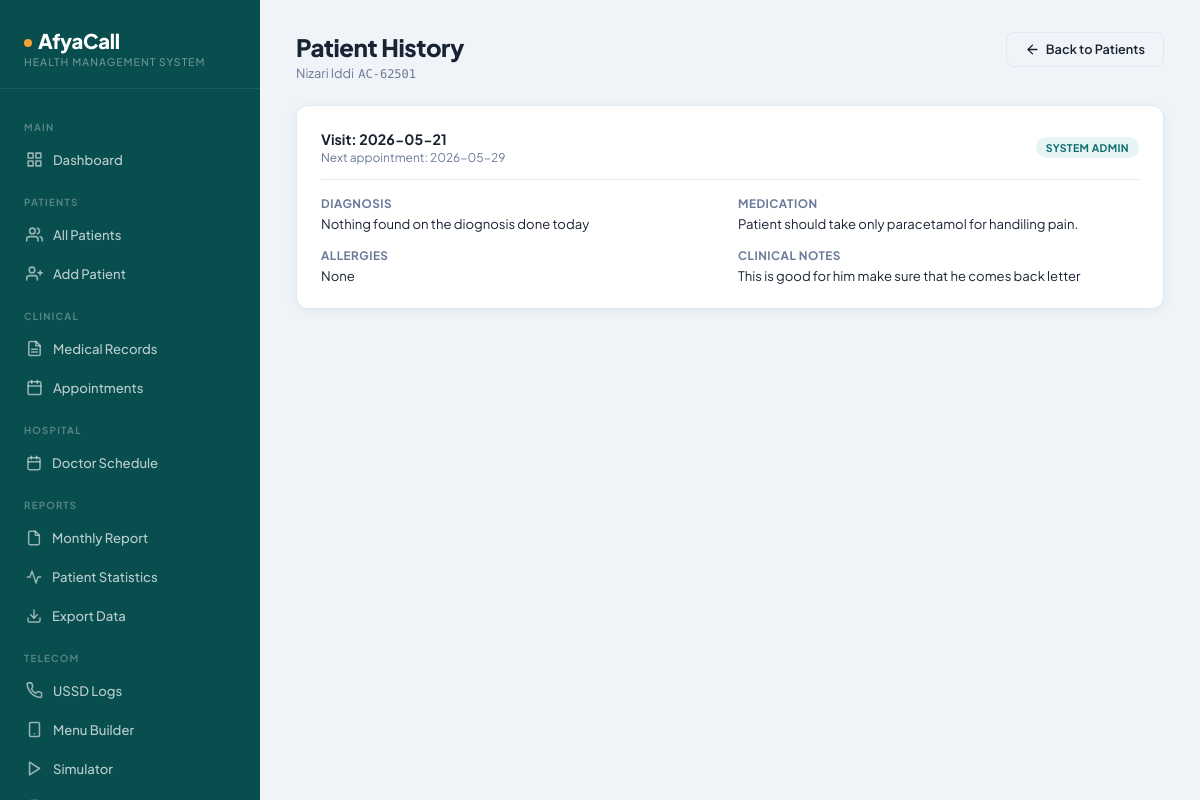
The app's page /medical_records/patient_history.php?id=1 (signed in) with its own data.
### tables this page shows
CREATE TABLE `patients` (
  `id` int NOT NULL AUTO_INCREMENT,
  `patient_code` varchar(20) NOT NULL,
  `full_name` varchar(100) NOT NULL,
  `gender` enum('Male','Female') NOT NULL,
  `date_of_birth` date DEFAULT NULL,
  `phone` varchar(20) DEFAULT NULL,
  `address` text,
  `blood_group` varchar(5) DEFAULT NULL,
  `emergency_contact` varchar(20) DEFAULT NULL,
  `registered_by` int DEFAULT NULL,
  `created_at` timestamp NULL DEFAULT CURRENT_TIMESTAMP,
  PRIMARY KEY (`id`),
  UNIQUE KEY `patient_code` (`patient_code`),
  UNIQUE KEY `phone` (`phone`),
  KEY `registered_by` (`registered_by`),
  KEY `idx_patient_code` (`patient_code`),
  KEY `idx_phone` (`phone`),
  CONSTRAINT `patients_ibfk_1` FOREIGN KEY (`registered_by`) REFERENCES `admins` (`id`)
);

CREATE TABLE `medical_records` (
  `id` int NOT NULL AUTO_INCREMENT,
  `patient_id` int NOT NULL,
  `diagnosis` text NOT NULL,
  `medication` text,
  `allergies` text,
  `notes` text,
  `visit_date` date DEFAULT NULL,
  `next_appointment` date DEFAULT NULL,
  `recorded_by` int DEFAULT NULL,
  `created_at` timestamp NULL DEFAULT CURRENT_TIMESTAMP,
  PRIMARY KEY (`id`),
  KEY `patient_id` (`patient_id`),
  KEY `recorded_by` (`recorded_by`),
  CONSTRAINT `medical_records_ibfk_1` FOREIGN KEY (`patient_id`) REFERENCES `patients` (`id`),
  CONSTRAINT `medical_records_ibfk_2` FOREIGN KEY (`recorded_by`) REFERENCES `admins` (`id`)
);

### medical_records/patient_history.php (the view, shortened to what this page needs)
<?php
include("../config/database.php");
$patient_id = $_GET['id'];
$patient_query = "SELECT * FROM patients WHERE id='$patient_id'";
$patient_result = mysqli_query($conn, $patient_query);
$patient = mysqli_fetch_assoc($patient_result);
$query = "
SELECT
    medical_records.*,
    admins.full_name AS doctor_name
FROM medical_records
INNER JOIN admins ON medical_records.recorded_by = admins.id
WHERE patient_id='$patient_id'
ORDER BY visit_date DESC
";
$result = mysqli_query($conn, $query);
?>
<?php include("../includes/header.php"); ?>
<div class="app-wrapper">
    <?php include("../includes/sidebar.php"); ?>
    <main class="main-content">
        <div class="page-header">
            <div>
                <div class="page-title">Patient History</div>
                <div class="page-subtitle">
                    <?php if($patient): ?>
                        <?php echo htmlspecialchars($patient['full_name']); ?>
                        &nbsp;<span style="font-family:var(--font-mono);font-size:.8rem;color:var(--text-muted);"><?php echo htmlspecialchars($patient['patient_code']); ?></span>
                    <?php endif; ?>
                </div>
            </div>
            <a href="../patients/view_patients.php" class="btn btn-outline">
                <svg width="15" height="15" viewBox="0 0 24 24" fill="none" stroke="currentColor" stroke-width="2.2" stroke-linecap="round" stroke-linejoin="round"><line x1="19" y1="12" x2="5" y2="12"/><polyline points="12 19 5 12 12 5"/></svg>
                Back to Patients
            </a>
        </div>
        <?php while($record = mysqli_fetch_assoc($result)): ?>
        <div class="card card-body" style="margin-bottom:16px;">
            <div style="display:flex;justify-content:space-between;align-items:center;margin-bottom:16px;padding-bottom:14px;border-bottom:1px solid var(--border);flex-wrap:wrap;gap:8px;">
                <div>
                    <div style="font-weight:700;font-size:.95rem;">Visit: <?php echo htmlspecialchars($record['visit_date']); ?></div>
                    <?php if($record['next_appointment']): ?>
                    <div style="font-size:.8rem;color:var(--text-muted);margin-top:2px;">Next appointment: <?php echo htmlspecialchars($record['next_appointment']); ?></div>
                    <?php endif; ?>
                </div>
                <span class="badge badge-primary"><?php echo htmlspecialchars($record['doctor_name']); ?></span>
            </div>
            <div class="history-grid">
                <div>
                    <div class="form-label" style="margin-bottom:4px;">Diagnosis</div>
                    <div style="font-size:.875rem;"><?php echo nl2br(htmlspecialchars($record['diagnosis'])); ?></div>
                </div>
                <div>
                    <div class="form-label" style="margin-bottom:4px;">Medication</div>
                    <div style="font-size:.875rem;"><?php echo $record['medication'] ? nl2br(htmlspecialchars($record['medication'])) : '<span style="color:var(--text-muted);">—</span>'; ?></div>
                </div>
                <div>
                    <div class="form-label" style="margin-bottom:4px;">Allergies</div>
                    <div style="font-size:.875rem;"><?php echo $record['allergies'] ? nl2br(htmlspecialchars($record['allergies'])) : '<span style="color:var(--text-muted);">None recorded</span>'; ?></div>
                </div>
                <div>
                    <div class="form-label" style="margin-bottom:4px;">Clinical Notes</div>
                    <div style="font-size:.875rem;"><?php echo $record['notes'] ? nl2br(htmlspecialchars($record['notes'])) : '<span style="color:var(--text-muted);">—</span>'; ?></div>
                </div>
            </div>
        </div>
        <?php endwhile; ?>
    </main>
</div>
<?php include("../includes/footer.php"); ?>

### assets/css/style.css (style rules this page uses)
:root { --primary: #0d6e6e; --primary-light: #e6f4f4; --primary-dark: #094e4e; --accent: #f4a235; --accent-light: #fff4e0; --danger: #e05353; --danger-light: #fdeaea; --success: #2db57a; --success-light: #e6f9f1; --warning: #f4a235; --warning-light: #fff4e0; --text-main: #1a2333; --text-muted: #6b7a99; --bg: #f0f4f8; --surface: #ffffff; --border: #e2e8f0; --sidebar-w: 260px; --radius: 12px; --radius-sm: 8px; --shadow: 0 2px 12px rgba(13,110,110,.08); --shadow-md: 0 4px 24px rgba(13,110,110,.12); --font: 'Plus Jakarta Sans', sans-serif; --font-mono: 'DM Mono', monospace; }
*,*::before,*::after { box-sizing:border-box;margin:0;padding:0 }
html { font-size:15px }
body { font-family:var(--font);background:var(--bg);color:var(--text-main);min-height:100vh }
a { color:inherit;text-decoration:none }
.app-wrapper { display:flex;min-height:100vh }
.main-content { flex:1;margin-left:var(--sidebar-w);padding:32px 36px;min-width:0 }
.page-header { display:flex;align-items:flex-start;justify-content:space-between;margin-bottom:24px;flex-wrap:wrap;gap:12px }
.page-title { font-size:1.6rem;font-weight:800;color:var(--text-main);letter-spacing:-.4px }
.page-subtitle { font-size:.85rem;color:var(--text-muted);margin-top:3px }
.card { background:var(--surface);border-radius:var(--radius);border:1px solid var(--border);box-shadow:var(--shadow) }
.card-body { padding:24px }
.badge { display:inline-flex;align-items:center;padding:4px 10px;border-radius:20px;font-size:.7rem;font-weight:700;text-transform:uppercase;letter-spacing:.4px }
.badge-primary { background:var(--primary-light);color:var(--primary) }
.btn { display:inline-flex;align-items:center;gap:6px;padding:9px 18px;border-radius:var(--radius-sm);font-family:var(--font);font-size:.85rem;font-weight:600;cursor:pointer;border:none;transition:all .18s ease;text-decoration:none;white-space:nowrap;line-height:1 }
.btn-outline { background:transparent;border:1.5px solid var(--border);color:var(--text-main) }
.form-label { display:block;font-size:.78rem;font-weight:700;color:var(--text-muted);margin-bottom:6px;text-transform:uppercase;letter-spacing:.5px }
.history-grid { display:grid;grid-template-columns:1fr 1fr;gap:16px }

### records on screen
patients: full_name "Nizari Iddi", patient_code "AC-62501"
medical_records: visit_date "2026-05-21", next_appointment "2026-05-29", recorded_by.full_name "SYSTEM ADMIN", diagnosis "Nothing found on the diognosis done today", medication "Patient should take only paracetamol for handiling pain.", allergies "None", notes "This is good for him make sure that he comes back letter"
